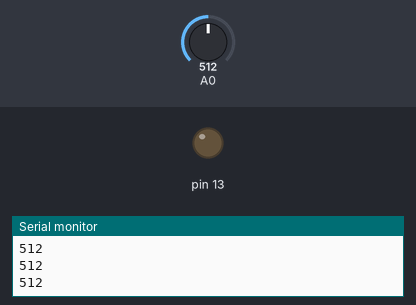
Simulated run of this sketch. Board: Arduino Uno, built with avr-gcc and run on an emulated ATmega328P. Shown: output pins drawn as LEDs (lit = HIGH), the last lines printed to the serial monitor. The test bench sets the inputs (shaded band); at power-on: A0 = 512.

Above: at 1.2 s.
1.3 s: A0 set to 108
2.8 s: A0 set to 92
At 4.0 s:
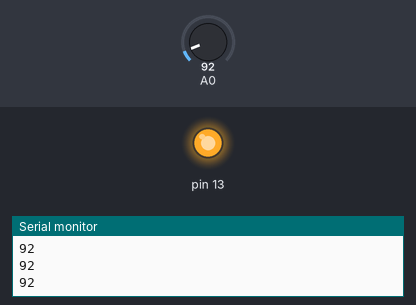
4.3 s: A0 set to 122
At 5.3 s:
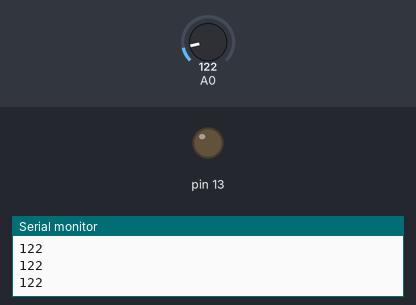
5.9 s: A0 set to 0
At 6.3 s:
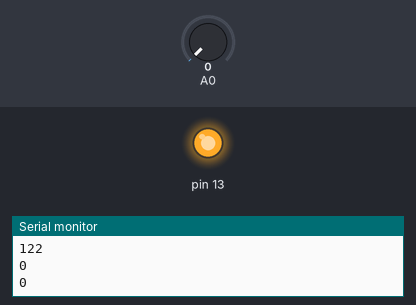
Timing chart, 0 to 8.4 s (numbered marks = the images above; inputs shaded):
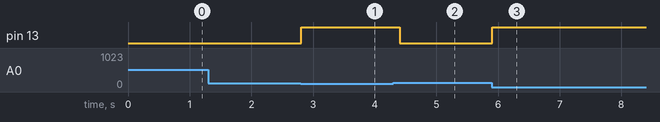

The sketch:

sketch_LDR_sensor.ino
```cpp
int ldr_thrhold = 100;
void setup() {
  // put your setup code here, to run once:

  Serial.begin(9600);

  pinMode(13, OUTPUT);


}

void loop() {

  // put your main code here, to run repeatedly:
  int var1 = analogRead(A0);

  Serial.println(var1);
  if (var1 <ldr_thrhold)
  {
    digitalWrite(13, HIGH);
   delay(200);
  }
  else
  {

    digitalWrite(13, LOW);

  }


}
```

Measured:
- the behaviour switches between 100 and 99 on A0 (found by bisection; images 0 and 1)
- after the input at 2.8 s, pin 13: LOW → HIGH at once
- after the input at 4.3 s, pin 13: HIGH → LOW after 0.11 s
- after the input at 5.9 s, pin 13: LOW → HIGH at once
